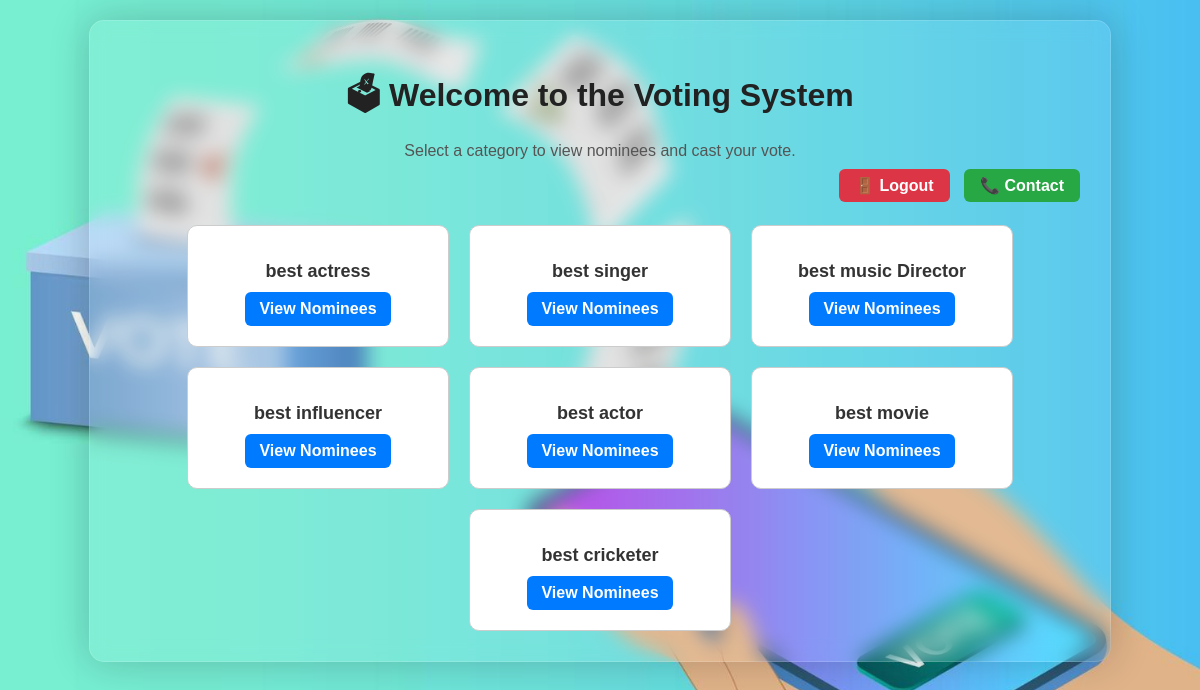
Before: /home/ (signed in) with the older database file.
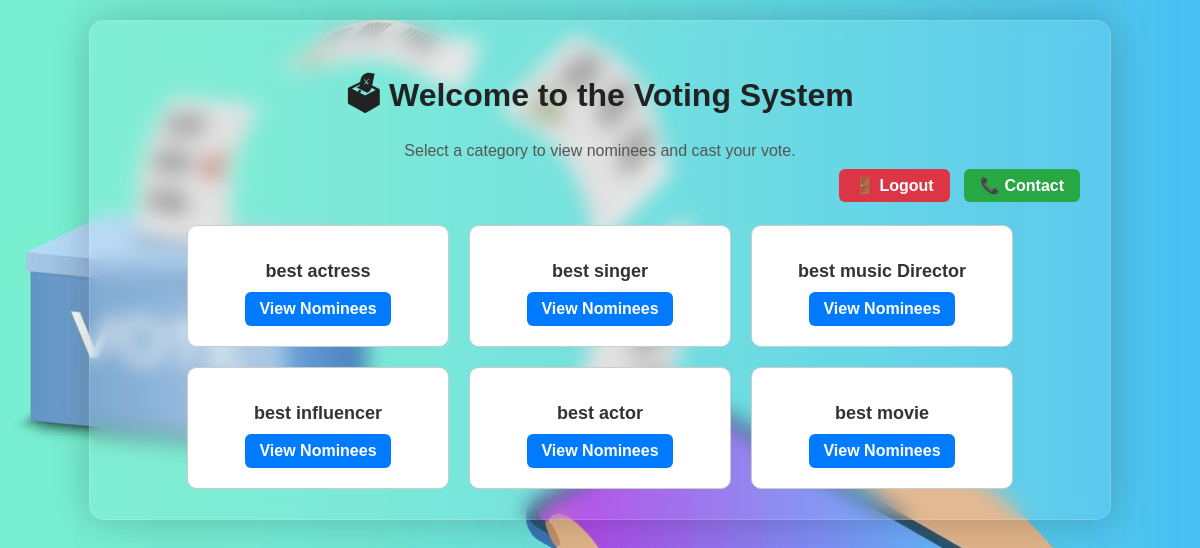
After: the same page with the newer database file.
### voting/models.py (models this page shows, shortened)
class Category(models.Model):
    name = models.CharField(max_length=100)

### voting/views.py (the view)
# urls.py: path('home/', views.home, name='home'),
@login_required
def home(request):
    categories = Category.objects.all()
    return render(request, 'home.html', {'categories': categories})

### voting/templates/home.html (shortened to what this page needs)
{% load static %}
<!DOCTYPE html>
<html lang="en">
<head>
</head>
<body>
    <div class="container">
        <h1>🗳 Welcome to the Voting System</h1>
        <p>Select a category to view nominees and cast your vote.</p>
        <div style="text-align:right; margin-bottom: 10px;">
            <a href="{% url 'logout' %}" style="padding:8px 16px; background:#dc3545; color:white; border-radius:6px; text-decoration:none; font-weight:bold; margin-left:10px;">🚪 Logout</a>
            <a href="{% url 'contact' %}" style="padding:8px 16px; background:#28a745; color:white; border-radius:6px; text-decoration:none; font-weight:bold; margin-left:10px;">📞 Contact</a>
        </div>
        <div class="categories">
            {% for category in categories %}
                <div class="category-card">
                    <h2>{{ category.name }}</h2>
                    <a class="view-btn" href="{% url 'category_detail' category.id %}">View Nominees</a>
                </div>
            {% empty %}
                <p>No categories available yet.</p>
            {% endfor %}
        </div>
    </div>
</body>
</html>

Changed rows visible on the page:
removed Category: name "best cricketer"
